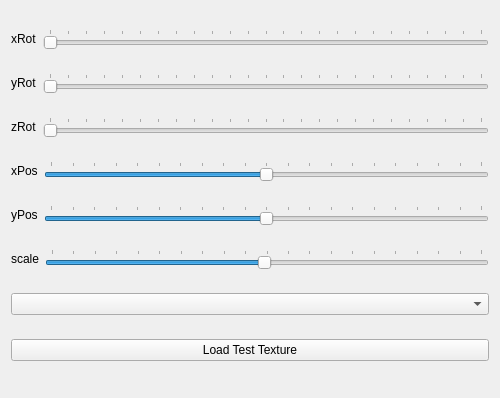
<?xml version="1.0" encoding="UTF-8"?>
<ui version="4.0">
 <class>Window</class>
 <widget class="QWidget" name="Window">
  <property name="geometry">
   <rect>
    <x>0</x>
    <y>0</y>
    <width>500</width>
    <height>398</height>
   </rect>
  </property>
  <property name="windowTitle">
   <string>Window</string>
  </property>
  <layout class="QVBoxLayout" name="verticalLayout">
   <!--<item>
    <widget class="augmentation_widget" name="testWidget" native="true">
     <property name="minimumSize">
      <size>
       <width>200</width>
       <height>200</height>
      </size>
     </property>
    </widget>
   </item>-->
   <item>
    <layout class="QHBoxLayout" name="horizontalLayout">
     <item>
      <widget class="QLabel" name="label">
       <property name="text">
        <string>xRot</string>
       </property>
      </widget>
     </item>
     <item>
      <widget class="QSlider" name="rotXSlider">
       <property name="maximum">
        <number>360</number>
       </property>
       <property name="singleStep">
        <number>16</number>
       </property>
       <property name="pageStep">
        <number>15</number>
       </property>
       <property name="orientation">
        <enum>Qt::Horizontal</enum>
       </property>
       <property name="tickPosition">
        <enum>QSlider::TicksAbove</enum>
       </property>
       <property name="tickInterval">
        <number>15</number>
       </property>
      </widget>
     </item>
    </layout>
   </item>
   <item>
    <layout class="QHBoxLayout" name="horizontalLayout_2">
     <item>
      <widget class="QLabel" name="label_2">
       <property name="text">
        <string>yRot</string>
       </property>
      </widget>
     </item>
     <item>
      <widget class="QSlider" name="rotYSlider">
       <property name="maximum">
        <number>360</number>
       </property>
       <property name="singleStep">
        <number>16</number>
       </property>
       <property name="pageStep">
        <number>15</number>
       </property>
       <property name="orientation">
        <enum>Qt::Horizontal</enum>
       </property>
       <property name="tickPosition">
        <enum>QSlider::TicksAbove</enum>
       </property>
       <property name="tickInterval">
        <number>15</number>
       </property>
      </widget>
     </item>
    </layout>
   </item>
   <item>
    <layout class="QHBoxLayout" name="horizontalLayout_3">
     <item>
      <widget class="QLabel" name="label_3">
       <property name="text">
        <string>zRot</string>
       </property>
      </widget>
     </item>
     <item>
      <widget class="QSlider" name="rotZSlider">
       <property name="maximum">
        <number>360</number>
       </property>
       <property name="singleStep">
        <number>16</number>
       </property>
       <property name="pageStep">
        <number>15</number>
       </property>
       <property name="orientation">
        <enum>Qt::Horizontal</enum>
       </property>
       <property name="tickPosition">
        <enum>QSlider::TicksAbove</enum>
       </property>
       <property name="tickInterval">
        <number>15</number>
       </property>
      </widget>
     </item>
    </layout>
   </item>
   <item>
    <layout class="QHBoxLayout" name="horizontalLayout_4">
     <item>
      <widget class="QLabel" name="label_4">
       <property name="text">
        <string>xPos</string>
       </property>
      </widget>
     </item>
     <item>
      <widget class="QSlider" name="posXSlider">
       <property name="minimum">
        <number>-100</number>
       </property>
       <property name="maximum">
        <number>100</number>
       </property>
       <property name="singleStep">
        <number>2</number>
       </property>
       <property name="pageStep">
        <number>1</number>
       </property>
       <property name="orientation">
        <enum>Qt::Horizontal</enum>
       </property>
       <property name="tickPosition">
        <enum>QSlider::TicksAbove</enum>
       </property>
       <property name="tickInterval">
        <number>10</number>
       </property>
      </widget>
     </item>
    </layout>
   </item>
   <item>
    <layout class="QHBoxLayout" name="horizontalLayout_5">
     <item>
      <widget class="QLabel" name="label_5">
       <property name="text">
        <string>yPos</string>
       </property>
      </widget>
     </item>
     <item>
      <widget class="QSlider" name="posYSlider">
       <property name="minimum">
        <number>-100</number>
       </property>
       <property name="maximum">
        <number>100</number>
       </property>
       <property name="singleStep">
        <number>2</number>
       </property>
       <property name="pageStep">
        <number>1</number>
       </property>
       <property name="orientation">
        <enum>Qt::Horizontal</enum>
       </property>
       <property name="tickPosition">
        <enum>QSlider::TicksAbove</enum>
       </property>
       <property name="tickInterval">
        <number>10</number>
       </property>
      </widget>
     </item>
    </layout>
   </item>
   <item>
    <layout class="QHBoxLayout" name="horizontalLayout_6">
     <item>
      <widget class="QLabel" name="label_6">
       <property name="text">
        <string>scale</string>
       </property>
      </widget>
     </item>
     <item>
      <widget class="QSlider" name="scaleSlider">
       <property name="minimum">
        <number>0</number>
       </property>
       <property name="maximum">
        <number>200</number>
       </property>
       <property name="singleStep">
        <number>5</number>
       </property>
       <property name="pageStep">
        <number>1</number>
       </property>
       <property name="value">
        <number>99</number>
       </property>
       <property name="orientation">
        <enum>Qt::Horizontal</enum>
       </property>
       <property name="tickPosition">
        <enum>QSlider::TicksAbove</enum>
       </property>
       <property name="tickInterval">
        <number>10</number>
       </property>
      </widget>
     </item>
    </layout>
   </item>
   <item>
    <layout class="QHBoxLayout" name="horizontalLayout_7">
     <item>
      <widget class="QComboBox" name="loadBox">
      </widget>
     </item>
    </layout>
   </item>
   <item>
    <widget class="QPushButton" name="texButton">
     <property name="text">
      <string>Load Test Texture</string>
     </property>
    </widget>
   </item>
  </layout>
 </widget>
 <layoutdefault spacing="6" margin="11"/>
 <customwidgets>
  <customwidget>
   <class>AugmentationWidget</class>
   <extends>QWidget</extends>
   <header>augmentation_widget/augmentation_widget.hpp</header>
   <container>1</container>
   <slots>
    <slot>setXRotation(int)</slot>
    <slot>setZRotation(int)</slot>
    <slot>setYRotation(int)</slot>
   </slots>
  </customwidget>
 </customwidgets>
 <resources/>
 <connections/>
</ui>
